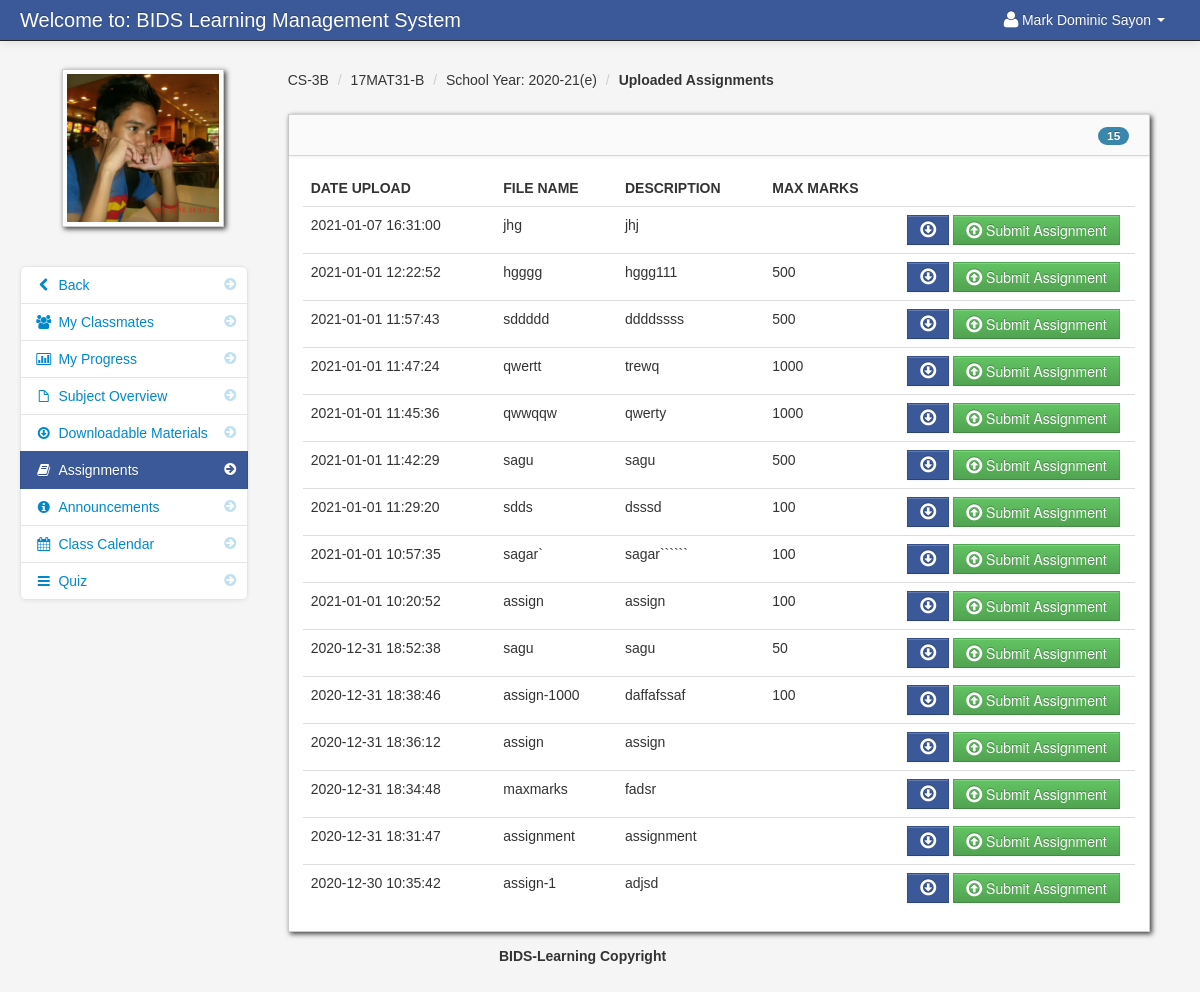
The app's page /assignment_student.php?id=196 (signed in), older data.
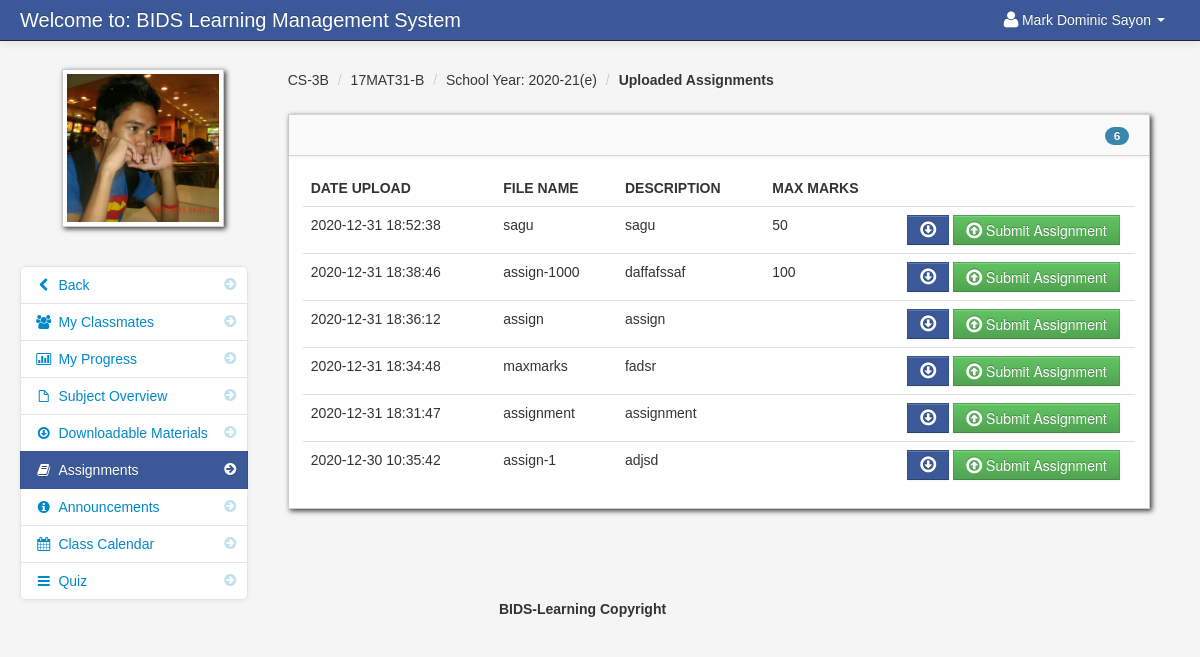
The same page, newer data.
### tables this page shows
CREATE TABLE `assignment` (
  `assignment_id` int(11) NOT NULL,
  `floc` varchar(300) NOT NULL,
  `fdatein` varchar(100) NOT NULL,
  `fdesc` varchar(100) NOT NULL,
  `teacher_id` int(11) NOT NULL,
  `class_id` int(11) NOT NULL,
  `fname` varchar(100) NOT NULL,
  `maxmarks` varchar(215) NOT NULL
);

### assignment_student.php (the view, shortened to what this page needs)
<?php include('header_dashboard.php'); ?>
<?php $get_id = $_GET['id']; ?>
    <body>
		<?php include('navbar_student.php'); ?>
        <div class="container-fluid">
            <div class="row-fluid">
				<?php include('assignment_link_student.php'); ?>
                <div class="span9" id="content">
                     <div class="row-fluid">
										<?php $class_query = mysqli_query($conn,"select * from teacher_class
										LEFT JOIN class ON class.class_id = teacher_class.class_id
										LEFT JOIN subject ON subject.subject_id = teacher_class.subject_id
										where teacher_class_id = '$get_id'")or die(mysqli_error());
										$class_row = mysqli_fetch_array($class_query);
										?>
					     <ul class="breadcrumb">
							<li><a href="#"><?php echo $class_row['class_name']; ?></a> <span class="divider">/</span></li>
							<li><a href="#"><?php echo $class_row['subject_code']; ?></a> <span class="divider">/</span></li>
							<li><a href="#">School Year: <?php echo $class_row['school_year']; ?></a> <span class="divider">/</span></li>
							<li><a href="#"><b>Uploaded Assignments</b></a></li>
						</ul>
                        <div id="block_bg" class="block">
                            <div class="navbar navbar-inner block-header">
								<?php $query = mysqli_query($conn,"select * FROM assignment where class_id = '$get_id'  order by fdatein DESC")or die(mysqli_error());
									  $count  = mysqli_num_rows($query);
								?>
                                <div id="" class="muted pull-right"><span class="badge badge-info"><?php echo $count; ?></span></div>
                            </div>
                            <div class="block-content collapse in">
                                <div class="span12">
								<?php
									$query = mysqli_query($conn,"select * FROM assignment where class_id = '$get_id'  order by fdatein DESC")or die(mysqli_error());
									$count = mysqli_num_rows($query);
									if ($count == '0'){?>
									<div class="alert alert-info">No Assignment Currently Uploaded</div>
									<?php
									}else{
								?>
  											<table cellpadding="0" cellspacing="0" border="0" class="table" id="">
										<thead>
										        <tr>
												<th>Date Upload</th>
												<th>File Name</th>
												<th>Description</th>
												<th>Max Marks</th>
												<th></th>
												</tr>
										</thead>
										<tbody>
                              		<?php
										$query = mysqli_query($conn,"select * FROM assignment where class_id = '$get_id'  order by fdatein DESC")or die(mysqli_error());
										while($row = mysqli_fetch_array($query)){
										$id  = $row['assignment_id'];
										$floc = $row['floc'];
									?>
										<tr>
										 <td><?php echo $row['fdatein']; ?></td>
                                         <td><?php  echo $row['fname']; ?></td>
                                         <td><?php echo $row['fdesc']; ?></td>
                                         <td><?php echo $row['maxmarks']; ?></td>
                                         <td width="220">
										 <form id="assign" method="post" action="submit_assignment.php<?php echo '?id='.$get_id ?>&<?php echo 'post_id='.$id ?>">
										 <?php
											if ($floc == ""){
											}else{
										 ?>
										  <a data-placement="bottom" title="Download" id="<?php echo $id; ?>download"  class="btn btn-info" href="<?php echo $row['floc']; ?>"><i class="icon-download icon-large"></i></a>
										<?php } ?>
										 <button  data-placement="bottom" title="Submit Assignment" id="<?php echo $id; ?>submit" class="btn btn-success" name="btn_assign"><i class="icon-upload icon-large"></i> Submit Assignment</button>
										 </form>
										 </td>
                                </tr>
						 <?php } ?>
										</tbody>
									</table>
						 <?php } ?>
                                </div>
                            </div>
                        </div>
                    </div>
                </div>
            </div>
		<?php include('footer.php'); ?>
        </div>
		<?php include('script.php'); ?>
    </body>
</html>

Row changes from the older to the newer data that the page shows:
removed assignment: fdatein "2021-01-07 16:31:00", fname "jhg", fdesc "jhj"
removed assignment: fdatein "2021-01-01 12:22:52", fname "hgggg", fdesc "hggg111", maxmarks "500"
removed assignment: fdatein "2021-01-01 11:57:43", fname "sddddd", fdesc "ddddssss", maxmarks "500"
removed assignment: fdatein "2021-01-01 11:47:24", fname "qwertt", fdesc "trewq", maxmarks "1000"
removed assignment: fdatein "2021-01-01 11:45:36", fname "qwwqqw", fdesc "qwerty", maxmarks "1000"
removed assignment: fdatein "2021-01-01 11:42:29", fname "sagu", fdesc "sagu", maxmarks "500"
removed assignment: fdatein "2021-01-01 11:29:20", fname "sdds", fdesc "dsssd", maxmarks "100"
removed assignment: fdatein "2021-01-01 10:57:35", fname "sagar`", fdesc "sagar``````", maxmarks "100"
removed assignment: fdatein "2021-01-01 10:20:52", fname "assign", fdesc "assign", maxmarks "100"
Text that changed along with them:
$count: "15" → "6"
